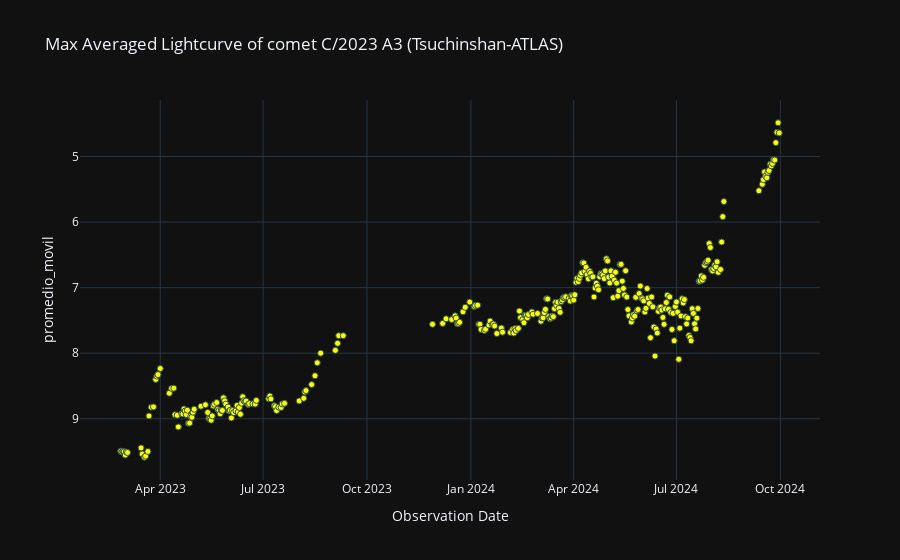

Here is the notebook cell this chart was saved with:
### Code cell
# Gráfica de lus promediada
labels = {'obs_date':'Observation Date','magnitud_reducida':'Magnitude reduced'}
fig = px.scatter(curva_de_luz_externa_df, x=curva_de_luz_externa_df.obs_date, y='promedio_movil', template= 'plotly_dark', labels= labels, title=f'Max Averaged Lightcurve of comet {nombre_cometa} (Tsuchinshan-ATLAS)')
fig.update_traces(marker=dict(color='yellow', size=6, line=dict(width=1, color='DarkSlateGrey')))
fig.update_yaxes(autorange="reversed")
fig.show()

### Figure 1 — Plotly figure (JSON) as saved in the notebook; plotly's stock layout.template omitted (floating-point values rounded to 4 significant figures; data arrays with more than 128 entries replaced by an {"elided": "..."} marker saying what was removed)
{"data": [{"hovertemplate": "Observation Date=%{x}<br>promedio_movil=%{y}<extra></extra>", "legendgroup": "", "marker": {"color": "yellow", "line": {"color": "DarkSlateGrey", "width": 1}, "size": 6, "symbol": "circle"}, "mode": "markers", "name": "", "orientation": "v", "showlegend": false, "type": "scatter", "x": {"elided": "319 str values"}, "xaxis": "x", "y": {"elided": "319 float values"}, "yaxis": "y"}], "layout": {"legend": {"tracegroupgap": 0}, "title": {"text": "Max Averaged Lightcurve of comet C/2023 A3 (Tsuchinshan-ATLAS)"}, "xaxis": {"anchor": "y", "domain": [0, 1], "title": {"text": "Observation Date"}}, "yaxis": {"anchor": "x", "autorange": "reversed", "domain": [0, 1], "title": {"text": "promedio_movil"}}}}
